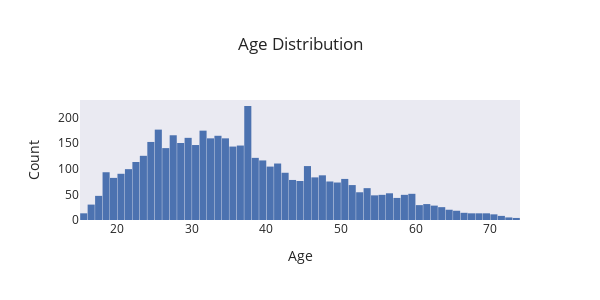

The notebook cell saved with this chart:
### Code cell
fig = go.Figure()

fig.add_trace(go.Histogram(x = df['age'],
                          xbins = dict(
                          start = 15,
                          end = 74,
                          size = 1),
                          opacity = 1))

fig.update_layout(title_text = 'Age Distribution',
                 xaxis_title = 'Age',
                 yaxis_title = 'Count',
                 bargap = 0.05,
                 xaxis = {'showgrid':False},
                 yaxis = {'showgrid':False},
                 template ='seaborn',
                 height = 300,
                 width = 600)
fig.show()

### Figure 1 — Plotly figure (JSON) as saved in the notebook; plotly's stock layout.template omitted (floating-point values rounded to 4 significant figures; data arrays with more than 128 entries replaced by an {"elided": "..."} marker saying what was removed)
{"data": [{"opacity": 1, "type": "histogram", "x": {"elided": "4895 float values"}, "xbins": {"end": 74, "size": 1, "start": 15}}], "layout": {"bargap": 0.05, "height": 300, "title": {"text": "Age Distribution"}, "width": 600, "xaxis": {"showgrid": false, "title": {"text": "Age"}}, "yaxis": {"showgrid": false, "title": {"text": "Count"}}}}
